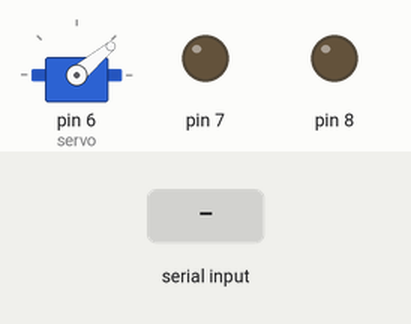
This sketch was run on a simulated Arduino Uno, built with avr-gcc and run on an emulated ATmega328P. Parts: servo, output pins drawn as LEDs (lit = HIGH). The inputs (shaded band) are chosen by the test bench.

Above: at 1.2 s.
1.3 s: "90,45\n" received over Serial
At 2.2 s:
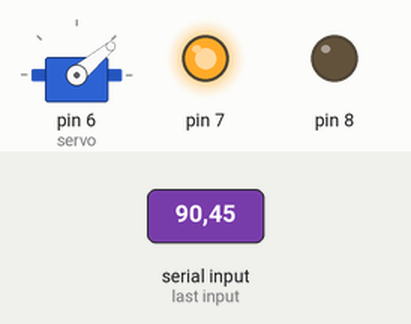
Timing chart, 0 to 4.3 s (numbered marks = the images above; inputs shaded):
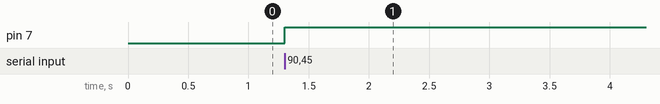

Measured:
- after the input at 1.3 s, pin 7: LOW → HIGH at once

The sketch:

securitysystem.ino
```cpp
#include <Servo.h>
#include <SoftwareSerial.h>

Servo servo;
int angle = 40; //default position of the servo motor for closed door

void setup() {
  Serial.begin(9600);

  servo.attach(6); //pin used to control the servo
  servo.write(angle);

  //pins for the red and green led
  pinMode(8, OUTPUT);
  pinMode(7, OUTPUT);
}

void loop() {
  if(Serial.available()>0){ //check if a signal is received over Bluetooth
    int command = Serial.parseInt(); //read the signal
      if(command == 2){
        digitalWrite(8, HIGH); // turn on the green LED
        servo.write(150);//move the servo motor
        delay(4000);
        digitalWrite(8, LOW);
        servo.write(40);
      }else{
        digitalWrite(7, HIGH);//turn on red LED
        delay(4000);
        digitalWrite(7, LOW);
      }
  }
}
```
